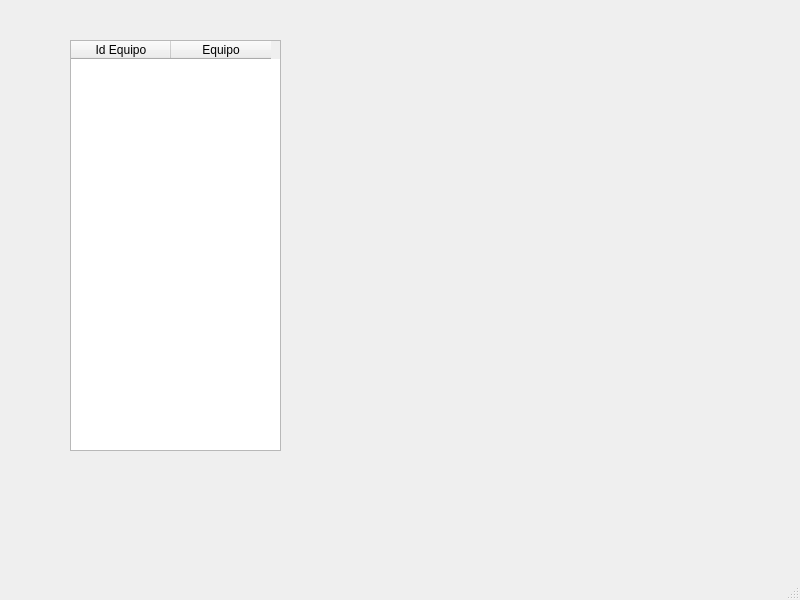
<?xml version="1.0" encoding="UTF-8"?>
<ui version="4.0">
 <class>VerEquipo</class>
 <widget class="QMainWindow" name="VerEquipo">
  <property name="geometry">
   <rect>
    <x>0</x>
    <y>0</y>
    <width>800</width>
    <height>600</height>
   </rect>
  </property>
  <property name="windowTitle">
   <string>MainWindow</string>
  </property>
  <widget class="QWidget" name="centralwidget">
   <widget class="QTableWidget" name="tbEquipos">
    <property name="geometry">
     <rect>
      <x>70</x>
      <y>40</y>
      <width>211</width>
      <height>411</height>
     </rect>
    </property>
    <column>
     <property name="text">
      <string>Id Equipo</string>
     </property>
    </column>
    <column>
     <property name="text">
      <string>Equipo</string>
     </property>
    </column>
   </widget>
  </widget>
  <widget class="QMenuBar" name="menubar">
   <property name="geometry">
    <rect>
     <x>0</x>
     <y>0</y>
     <width>800</width>
     <height>21</height>
    </rect>
   </property>
  </widget>
  <widget class="QStatusBar" name="statusbar"/>
 </widget>
 <resources/>
 <connections/>
</ui>
